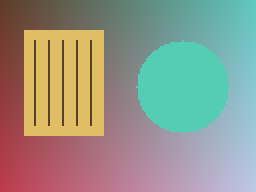
#> input picture images/sample.png, 128 x 96 px (shown 2 times larger)
$ python ImagePixelMatrix.py
#> lines starting #> are read from the running program, lines starting #| are printed output that depends on the picture
import cv2
import matplotlib.pyplot as plt
from pathlib import Path


# Change Img_path to use your own image.
Img_path = str(Path(__file__).resolve().parents[1] / 'images' / 'sample.png')
img = cv2.imread(Img_path)
#> img is the input picture: shape (96, 128, 3); mean B, G, R 136.8, 149.8, 148.3

if img is None:
    raise SystemExit("Image not found! Check Img_path.")

# Calculation
gray = cv2.cvtColor(img, cv2.COLOR_BGR2GRAY)
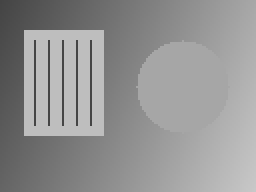
#> gray: shape (96, 128) (shown 2 times larger); min 68, max 200, mean 147.8
result = cv2.resize(gray, (8, 8), interpolation=cv2.INTER_AREA)
print("Pixel values:")
print(result)
#| [[ 76  88 101 113 126 138 151 163]
#|  [ 99 158 163 132 130 147 156 167]
#|  [109 167 175 140 146 166 165 172]
#|  [112 167 175 143 156 166 166 175]
#|  [116 167 175 146 154 166 167 180]
#|  [111 158 164 144 147 163 171 184]
#|  [100 113 125 138 150 163 176 188]
#|  [105 117 130 142 155 167 180 192]]


# Display
plt.figure(figsize=(10, 4))

plt.subplot(1, 2, 1)
plt.imshow(gray, cmap="gray", vmin=0, vmax=255)
plt.title('Original Grayscale Image')
plt.xlabel("Column")
plt.ylabel("Row")

plt.subplot(1, 2, 2)
plt.imshow(result, cmap="gray", vmin=0, vmax=255)
plt.title('8 x 8 Digital Image with Pixel Values')
plt.xlabel("Column")
plt.ylabel("Row")
for y in range(result.shape[0]):
    for x in range(result.shape[1]):
        value = int(result[y, x])
        plt.text(x, y, str(value), ha='center', va='center',
                 color='black' if value > 127.5 else 'white', fontsize=8)

plt.tight_layout()

plt.show()
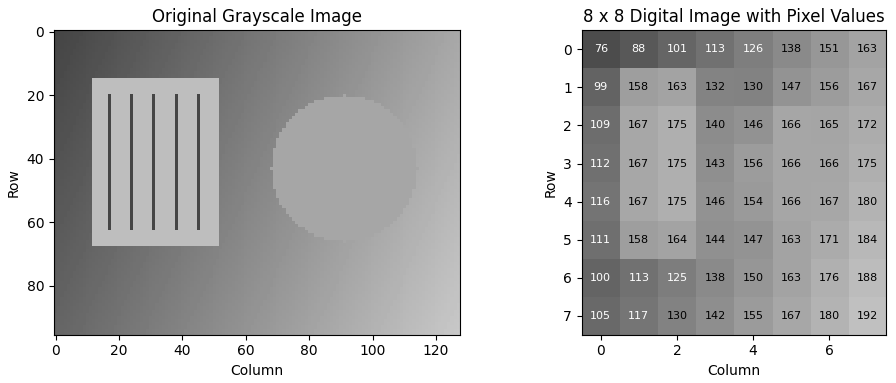
#> figure drawn by matplotlib, 2 panels
